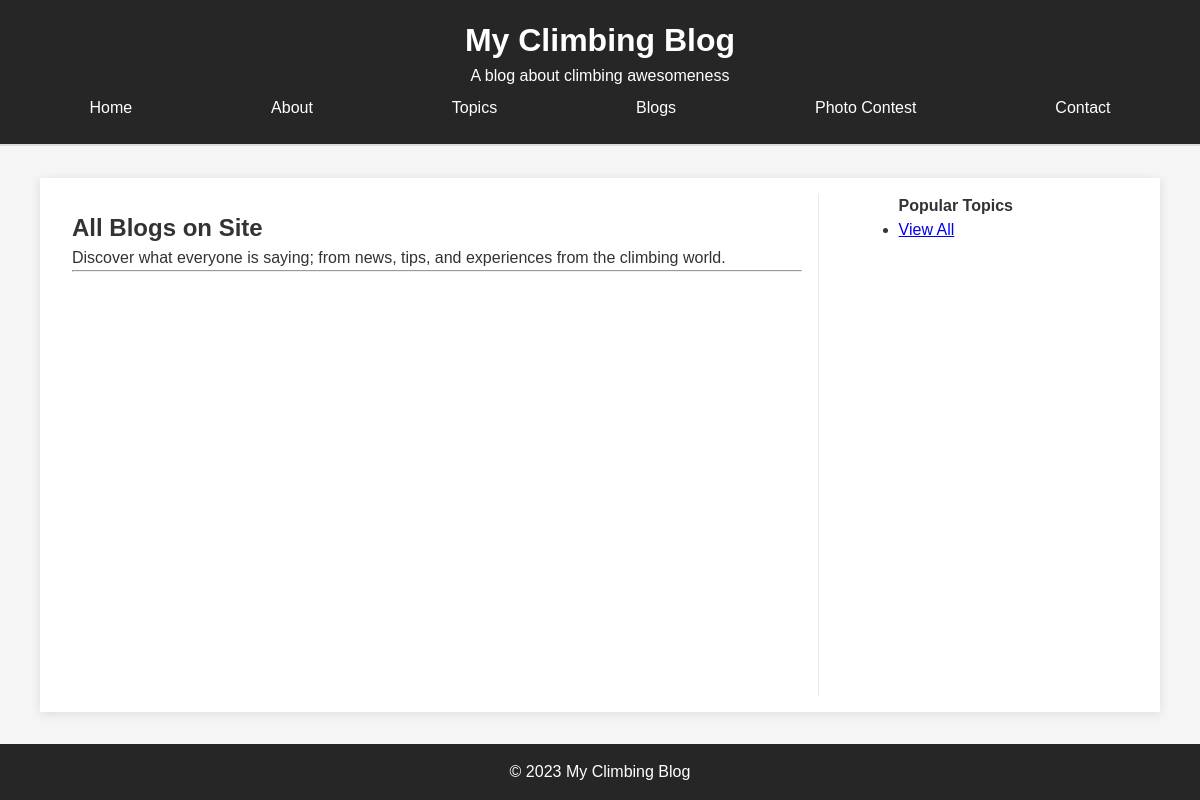
Page /blogs/ on the earlier database version.
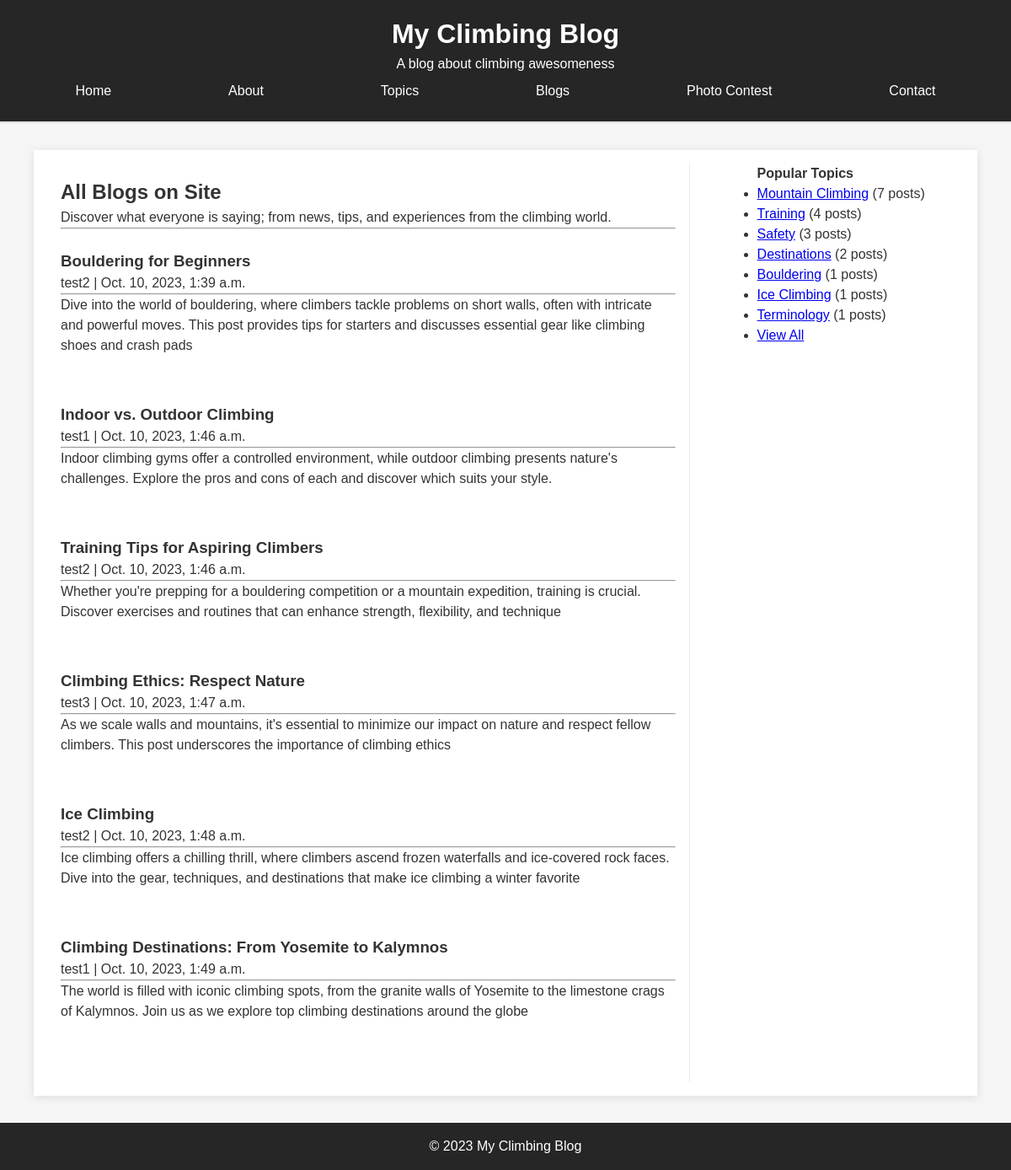
Same page on the later database version.
### blog/models.py (models this page shows, shortened)
class Post(models.Model):
    DRAFT = 'draft'
    PUBLISHED = 'published'
    STATUS_CHOICES = [
        (DRAFT, 'Draft'),
        (PUBLISHED, 'Published')
    ]
    title = models.TextField(null=False, blank=False)
    content = models.TextField()
    author = models.ForeignKey(User, on_delete=models.CASCADE)
    created = models.DateTimeField(auto_now_add=True)
    updated = models.DateTimeField(auto_now=True)
    status = models.TextField(choices=STATUS_CHOICES, default=DRAFT)
    published = models.DateTimeField(null=True, blank=True)
    slug = models.SlugField(unique=True)
    topics = models.ManyToManyField(Topic, blank=True)

class Topic(models.Model):
    name = models.TextField(unique=True)
    slug = models.SlugField(unique=True)

### blog/views.py (the view)
# urls.py: path('blogs/', list_blogs, name='list_blogs'),
def list_blogs(request):
    blogs = Post.objects.filter(published__isnull=False)
    return render(request, 'blog/list_blogs.html', {'blogs': blogs})

### blog/context_processors.py (called while the page is built)
def navigation(reqeust):
    return {
        'nav_list': [
            {'name': 'Home', 'url': '/'},
            {'name': 'About', 'url': '/about'},
            {'name': 'Topics', 'url': '/topics/'},
            {'name': 'Blogs', 'url': '/blogs'},
            {'name': 'Photo Contest', 'url': '/photo-contest'},
            {'name': 'Contact', 'url': '/contact'},
        ]
    }

def topic_list(request):
    top_topics = Topic.objects.annotate(
        post_count=Count('post')).order_by('-post_count')[:10]
    return {'topics': top_topics}

### blog/templates/blog/list_blogs.html
{% extends "blog/base.html" %} {% block content %}
<div class="landing-content">
  <h2>All Blogs on Site</h2>
  <p>
    Discover what everyone is saying; from news, tips, and experiences from the
    climbing world.
  </p>
  <hr />
  <br />
  {% for blog in blogs %}
  <article class="post">
    <h3>{{ blog.title }}</h3>
    <p>{{ blog.author }} | {{blog.published}}</p>
    <hr />
    <p>{{ blog.content }}</p>
    <br />
  </article>
  {% endfor %}
</div>
{% endblock %}

### blog/templates/blog/base.html (shortened to what this page needs)
{% load static %}
<!DOCTYPE html>
<html lang="en">
  <head>
    <link rel="stylesheet" href="{% static 'blog/css/styles.css' %}" />
  </head>
  <body>
    <header>
      <div class="container">
        <h1>My Climbing Blog</h1>
        <p>A blog about climbing awesomeness</p>
        <nav>
          {% for item in nav_list %}
          <a href="{{ item.url }}">{{ item.name }}</a>
          {% endfor %}
        </nav>
      </div>
    </header>
    <div class="content-wrapper">
      <main>{% block content %} {% endblock %}</main>
      <section>
        <div class="sidebar">
          <h4>Popular Topics</h4>
          <ul>
            {% for topic in topics %}
            <li>
              <a href="{% url 'topic_detail' slug=topic.slug %}"
                >{{ topic.name }}</a
              >
              ({{ topic.post_count }} posts)
            </li>
            {% endfor %}
            <li><a href="{% url 'topics' %}">View All</a></li>
          </ul>
        </div>
      </section>
    </div>
    <footer>
      <div class="container">
        <p>&copy; 2023 My Climbing Blog</p>
      </div>
    </footer>
  </body>
</html>

Differences in the rows shown:
added Post: title "Bouldering for Beginners", author "test2", published "Oct. 10, 2023, 1:39 a.m.", content "Dive into the world of bouldering, where climbers tackle problems on short walls, often with intricate and powerful moves. This post provides tips for starters and discusses essential gear like climbing shoes and crash pads"
added Post: title "Indoor vs. Outdoor Climbing", author "test1", published "Oct. 10, 2023, 1:46 a.m.", content "Indoor climbing gyms offer a controlled environment, while outdoor climbing presents nature's challenges. Explore the pros and cons of each and discover which suits your style."
added Post: title "Training Tips for Aspiring Climbers", author "test2", published "Oct. 10, 2023, 1:46 a.m.", content "Whether you're prepping for a bouldering competition or a mountain expedition, training is crucial. Discover exercises and routines that can enhance strength, flexibility, and technique"
added Post: title "Climbing Ethics: Respect Nature", author "test3", published "Oct. 10, 2023, 1:47 a.m.", content "As we scale walls and mountains, it's essential to minimize our impact on nature and respect fellow climbers. This post underscores the importance of climbing ethics"
added Post: title "Ice Climbing", author "test2", published "Oct. 10, 2023, 1:48 a.m.", content "Ice climbing offers a chilling thrill, where climbers ascend frozen waterfalls and ice-covered rock faces. Dive into the gear, techniques, and destinations that make ice climbing a winter favorite"
added Post: title "Climbing Destinations: From Yosemite to Kalymnos", author "test1", published "Oct. 10, 2023, 1:49 a.m.", content "The world is filled with iconic climbing spots, from the granite walls of Yosemite to the limestone crags of Kalymnos. Join us as we explore top climbing destinations around the globe"
added Topic: name "Mountain Climbing", post_count "7"
added Topic: name "Training", post_count "4"
added Topic: name "Safety", post_count "3"
added Topic: name "Destinations", post_count "2"
added Topic: name "Bouldering", post_count "1"
added Topic: name "Ice Climbing", post_count "1"
added Topic: name "Terminology", post_count "1"
